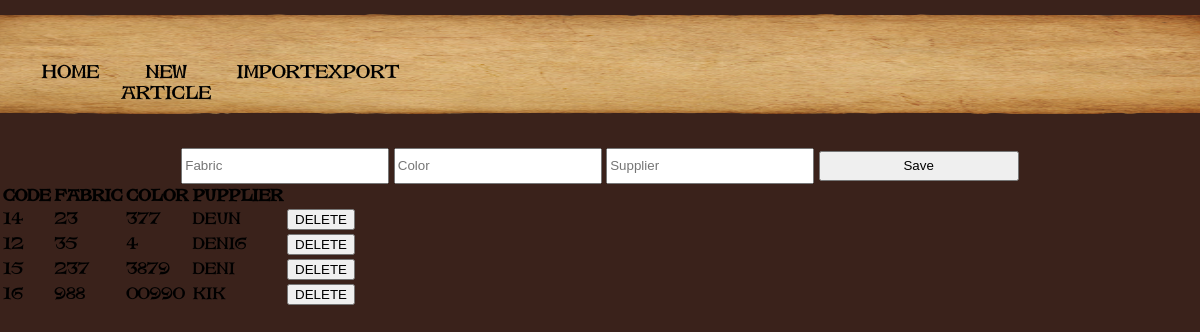
The app's page /articles/ with its own data.
### main/models.py (models this page shows, shortened)
class Article(models.Model):
    fabric = models.IntegerField()
    color = models.CharField(max_length = 10)
    supplier = models.CharField(max_length = 50)

### main/views.py (the view)
# urls.py: url(r'^articles/$', views.article, name="articles"),
def article(request):
    if request.method == 'POST':
        article = ArticleForm(data=request.POST)
        if article.is_valid():
            article.save()
        else:
            messages.error(request, "Error")
    article_object = Article.objects.all().order_by('fabric')
    context = {"article_object": article_object}
    return render(request, 'main/article.html', context)

### main/templates/main/article.html (shortened to what this page needs)
{% extends 'main/base.html' %}
{% block content %}
    <form id="article" method="post" action="" enctype="multipart/form-data">
        <div>
            <center>
                <input type="text" style="width:200px; height:30px;" name="fabric" placeholder="Fabric"/>
                <input type="text" style="width:200px; height:30px;" name="color" placeholder="Color"/>
                <input type="text" style="width:200px; height:30px;" name="supplier" placeholder="Supplier"/>
                <input type="submit" style="width:200px; height:30px;" name="save" value="Save" />
            </center>
        </div>
        </form>
    <div id="list_articles">
        <table>
            <tr>
                <th>CODE</th>
                <th>FABRIC</th>
                <th>COLOR</th>
                <th>PUPPLIER</th>
            </tr>
            {% for item in article_object %}
                <tr>
                    <td>{{ item.id}}</td>
                    <td>{{ item.fabric}}</td>
                    <td>{{ item.color}}</td>
                    <td>{{ item.supplier}}</td>
                    <td><button value="{{ item.id }}" onclick="deleteArticle(this);">DELETE</button></td>
                    </tr>
            {% endfor %}
        </table>
    </div>
{% endblock %}

### main/templates/main/base.html (shortened to what this page needs)
<!DOCTYPE html>
<html lang="en">
{% load staticfiles %}
<head>
    <link rel="stylesheet" href="{% static 'home/css/base_style.css' %}" type = "text/css"/>
</head>
<body>
    <header>
                <nav>
                    <ul>
                        <li><a href='/'>HOME </a></li>
                        <li><a href="{% url 'articles' %}"> New Article </a></li>
                        <li><a href="{% url 'imports' %}"> Import </a></li>
                        <li><a href="{% url 'exports' %}"> EXPORT </a></li>
                    </ul>
                </nav>
        </header>
               {% block content %}
               {% endblock %}
</body>
</html>

### main/static/home/css/base_style.css (style rules this page uses)
body { margin: 0 auto; background-color:#3A221B; font-family: 'base-font' }
header { margin-top: 1%; padding-top: 0.2%; background-image: url('../img/header_bg.png'); background-size:140% 100%; background-position: center; background-repeat: no-repeat; font-size: 4vw; font-size: 4vh; width: 100%; height: 100%; }
a { color: black; }
ul { font-size: 100%; list-style-type: none; margin-top: 4%; height: 100%; overflow: hidden; border: none; background-color }
li { float: left; padding-bottom: 1%; }
li a { font-size:1.5vh; font-size:1.5vw; display: block; color: black; text-align: center; padding: 0% 3%; text-decoration: none; }

### records on screen
Article: id "14", fabric "23", color "377", supplier "deun"
Article: id "12", fabric "35", color "4", supplier "deni6"
Article: id "15", fabric "237", color "3879", supplier "deni"
Article: id "16", fabric "988", color "00990", supplier "kik"
